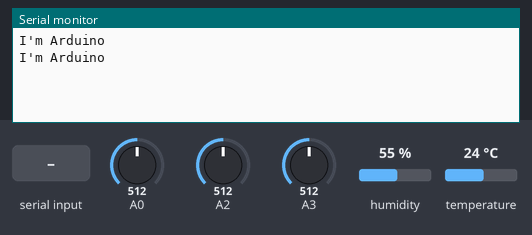
The sketch below on a simulated Arduino Uno, built with avr-gcc and run on an emulated ATmega328P. Parts: the last lines printed to the serial monitor. The inputs (shaded band) are chosen by the test bench; at power-on: humidity 55 %, A0 = 512, A2 = 512, A3 = 512, temperature 24 °C.

Above: at 1.2 s.
1.3 s: "OK\n" received over Serial
At 2.1 s:
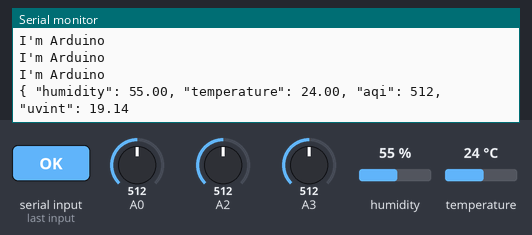
3.8 s: humidity set to 22 %
At 5.1 s:
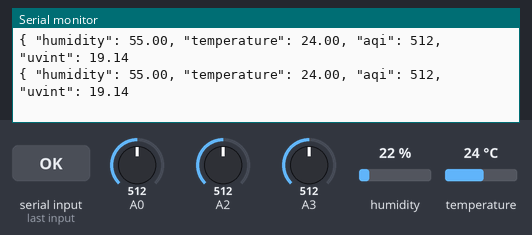
5.3 s: A0 set to 716
At 6.0 s:
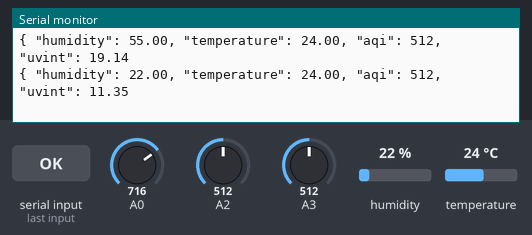
6.8 s: A2 set to 716
At 8.1 s:
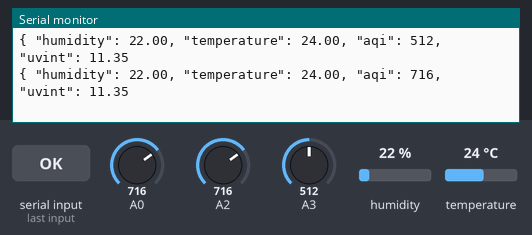
8.3 s: A3 set to 716
At 9.2 s:
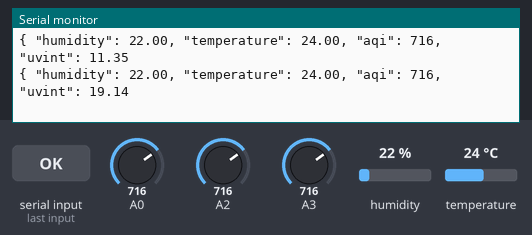
9.8 s: temperature set to 12 °C
At 11.2 s:
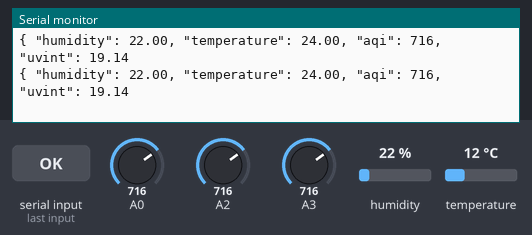

Measured:
- after the input at 1.3 s, the serial monitor: prints a new line at once (image 1)
- after the input at 5.3 s, the serial monitor: prints a new line after 0.06 s (image 3)
- after the input at 6.8 s, the serial monitor: prints a new line after 0.59 s (image 4)
- after the input at 8.3 s, the serial monitor: prints a new line after 0.10 s (image 5)

The sketch:

arduino_code.ino
```cpp
// (licence header left out)
//Libraries
#include <DHT.h>;

//Constants for DHT22 sensor
#define DHTPIN A1     // what pin we're connected to
#define DHTTYPE DHT22   // DHT 22  (AM2302)
DHT dht(DHTPIN, DHTTYPE); //// Initialize DHT sensor for normal 16mhz Arduino


//Variables
float hum;  //Stores humidity value
float temp; //Stores temperature value

//value from mq135 sensor
int mqVal;

//Hardware pin definitions UV sensor
int UVOUT = A3; //Output from the sensor
int REF_3V3 = A0; //3.3V power on the Arduino board

void setup() {
  Serial.begin(9600);
  Serial.println("I'm Arduino");

}

int averageAnalogRead(int pinToRead)
{
  byte numberOfReadings = 8;
  unsigned int runningValue = 0;

  for (int x = 0 ; x < numberOfReadings ; x++)
    runningValue += analogRead(pinToRead);
  runningValue /= numberOfReadings;

  return (runningValue);
}

//The Arduino Map function but for floats
float mapfloat(float x, float in_min, float in_max, float out_min, float out_max)
{
  return (x - in_min) * (out_max - out_min) / (in_max - in_min) + out_min;
}

//Dichiaro la variabile di tipo string str in cui verrà inserito il comando ricevuto da seriale
String str;

void loop() {

  //if I receive an aswer "OK" from the client
  if (str == "OK") {

    //Read data and store it to variables hum and temp
    hum = dht.readHumidity();
    temp = dht.readTemperature();

    mqVal = analogRead(A2);       // read analog input pin 0


    //UV SENSOR
    int uvLevel = averageAnalogRead(UVOUT);
    int refLevel = averageAnalogRead(REF_3V3);

    //Use the 3.3V power pin as a reference to get a very accurate output value from sensor
    float outputVoltage = 3.3 / refLevel * uvLevel;

    float uvIntensity = mapfloat(outputVoltage, 0.99, 2.8, 0.0, 15.0); //Convert the voltage to a UV intensity level

    //print data in JSON format

    if (temp < 50) {
      Serial.println((String)String("{ \"humidity\": ") + hum + String(", \"temperature\": ") + temp + String(", \"aqi\": ") + mqVal + String(", \"uvint\": ") + uvIntensity);
      delay(1000); //Delay 2 sec.
    }

  }
  else {
    //Do alla variabile str il valore corrispondente al comando ricevuto da seriale
    str = Serial.readStringUntil('\n');
    Serial.println("I'm Arduino");
  }
}
```
